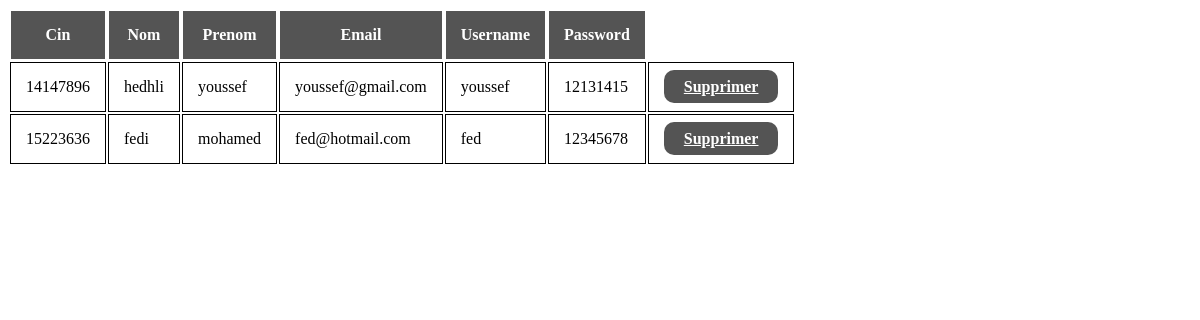
The page /admin/students.php on the database its author committed.
### tables this page shows
CREATE TABLE `etudiant` (
  `cin` int(11) NOT NULL,
  `nom` varchar(100) NOT NULL,
  `prenom` varchar(100) NOT NULL,
  `email` varchar(100) NOT NULL,
  `groupe` varchar(6) NOT NULL,
  `img` longblob NOT NULL,
  `username` varchar(100) NOT NULL,
  `password` varchar(100) NOT NULL
);

### admin/students.php (the view, shortened to what this page needs)
<!DOCTYPE html>
<html lang="en">
<head>
    <link rel="stylesheet" href="./Style/style3.css">
</head>
<body>
<?php
include "../dbconn.php";
$sql="SELECT * FROM etudiant";
$resultat=mysqli_query($conn,$sql);
?>
<table>
<tr>
    <th>Cin</th>
    <th>Nom</th>
    <th>Prenom</th>
    <th>Email</th>
    <th>Username</th>
    <th>Password</th>
</tr>
<?php while($row=mysqli_fetch_assoc($resultat)) {?>
<tr>
    <td><?php echo $row['cin']?></td>
    <td><?php echo $row['nom']?></td>
    <td><?php echo $row['prenom']?></td>
    <td><?php echo $row['email']?></td>
    <td><?php echo $row['username']?></td>
    <td><?php echo $row['password']?></td>
    <td><a href="./suppstu.php?cin=<?php echo $row['cin'] ?>" class="btn">Supprimer</a></td>
</tr>
<?php }?>
</table>
</body>
</html>

### admin/Style/style3.css (style rules this page uses)
.btn { padding: 8px 20px; font-weight: bold; margin: 0 auto; border: none; border-radius: 10px; background-color: #545454; color: white; }
table tr th { border: 1px solid; background-color: #545454; color: white; padding: 15px; }
table tr td { border:1px solid; padding: 15px; }

### rows shown on the page
etudiant: cin "14147896", nom "hedhli", prenom "youssef", email "youssef@gmail.com", username "youssef", password "12131415"
etudiant: cin "15223636", nom "fedi", prenom "mohamed", email "fed@hotmail.com", username "fed", password "12345678"
